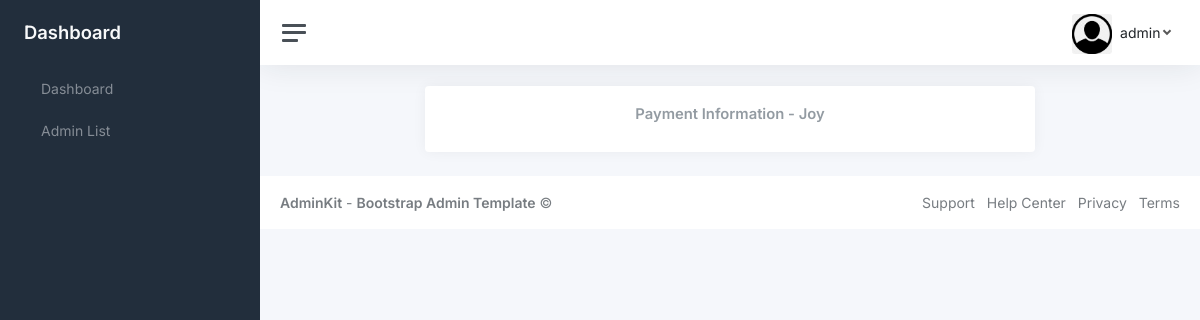
Page /dashboard/payment-info/2/ (signed in) on the committed database.
### accounts/models.py (models this page shows, shortened)
class User(AbstractUser):
    full_name = models.CharField(max_length=150, null=True)
    email = models.EmailField(unique=True, null=True)
    mobile_number = models.CharField(max_length=11, null=True, unique=True)
    profile_picture = models.ImageField(upload_to='profile/', null=True, blank=True, default='user-default/avatar.png')
    USERNAME_FIELD = 'mobile_number'
    REQUIRED_FIELDS = ['username']

### dashboard/views.py (the view)
# urls.py: path('payment-info/<str:pk>/', views.paymentInfo, name="payment-info"),
def paymentInfo(request, pk):
    user = request.user
    users = User.objects.get(id=pk)
    payinfo = PaymentInformation.objects.all()
    if user.is_staff or user.is_superuser:
        context = {'users': users, 'payinfo': payinfo}
        return render(request, 'dashboard/payment_info.html', context)
    else:
        return render(request, 'dashboard/not_authrized.html')

### dashboard/templates/dashboard/payment_info.html (shortened to what this page needs)
{% extends 'dashboard/base.html' %}
{% block content %}
<div class="container">
  <br>
  <div class="row">
    <div class="col"></div>
    <div class="col-md-8">
      <div class="card">
        <div class="card-body">
          <h3 class="card-title text-center">Payment Information - {{ users.full_name|title }}</h3>
        </div>
      </div>
    </div>
    <div class="col"></div>
  </div>
</div>
{% endblock %}

### templates/dashboard/navbar.html (shortened to what this page needs)
{% load static %}
<div class="wrapper">
    <nav id="sidebar" class="sidebar js-sidebar">
        <div class="sidebar-content js-simplebar">
            <a class="sidebar-brand" href="index.html">
      <span class="align-middle">Dashboard</span>
    </a>
            <ul class="sidebar-nav">
                <li class="sidebar-item">
                    <a class="sidebar-link" href="{% url 'dashboard' %}">
                         <span class="align-middle">Dashboard</span>
                    </a>
                </li>
                <li class="sidebar-item">
                    <a class="sidebar-link" href="{% url 'admin-list' %}">
                         <span class="align-middle">Admin List</span>
                    </a>
                </li>
            </ul>
        </div>
    </nav>
    <div class="main">
        <nav class="navbar navbar-expand navbar-light navbar-bg">
            <a class="sidebar-toggle js-sidebar-toggle">
      <i class="hamburger align-self-center"></i></a>
            <div class="navbar-collapse collapse">
                <ul class="navbar-nav navbar-align">
                    <li class="nav-item dropdown">
                        <a class="nav-link dropdown-toggle d-none d-sm-inline-block" href="#" data-bs-toggle="dropdown">
            <img src="{{ request.user.profile_picture.url }}" class="avatar img-fluid rounded me-1" alt="Charles Hall" /> <span class="text-dark">{{ request.user.full_name }}</span></a>
                    </li>
                </ul>
            </div>
        </nav>

### rows in the picture
User: user.profile_picture (placeholder picture), user.full_name "admin"
User: full_name "Joy"
